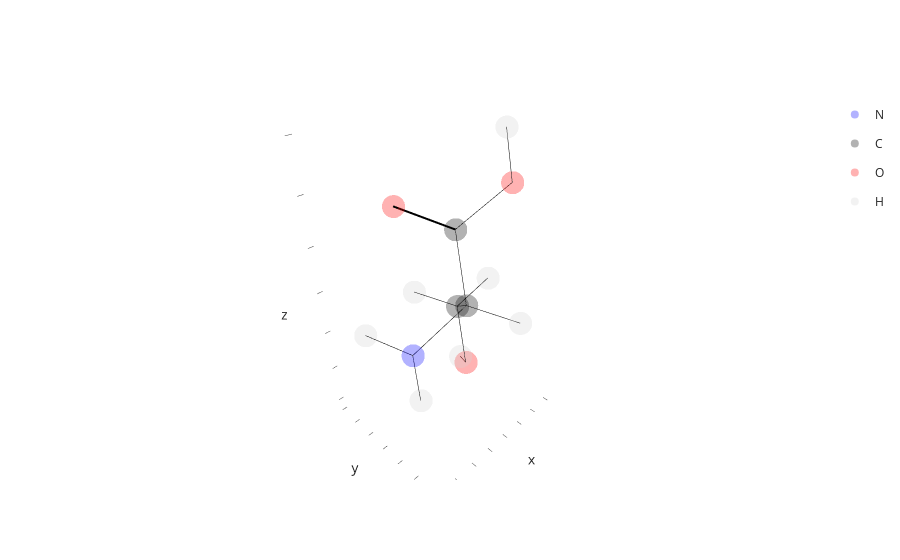

Notebook source saved alongside this figure:
### Markdown cell above
### Molecules

Molecules are the essential data unit in `biobuild`. Each Molecule houses atoms that form a molecular structure. We can generate Molecules from:
- a PDB or CIF file (e.g. "my_structure.pdb")
- a PDB ID (e.g. "GLC" - the PDB id for alpha-D-glucose)
- a trivial name (e.g. "triacetamide")
- a chemical formula (e.g. "C2H6O" - caution, may produce ambiguities!)
- SMILES and InChI/InChIKey

The `Molecule` class has classmethods for all of these named `from_pdb`, `from_compound` (for PDB ID, name etc.), `from_pubchem` and so forth. But there also exists the toplevel `molecule` function that will try to automatically figure out the user input and generate a molecule for you.

### Code cell
# make sure we have amino acids available
bb.load_amino_acids()

# get a serine
ser = bb.molecule("SER") # (using the PDB id)

# check what it looks like
ser.show()

### Figure 1 — Plotly figure (JSON) as saved in the notebook; plotly's stock layout.template omitted (floating-point values rounded to 4 significant figures)
{"data": [{"customdata": [["N", 1, 1, "SER", "A"]], "hovertemplate": "atom_element=N<br>x=%{x}<br>y=%{y}<br>z=%{z}<br>atom_id=%{customdata[0]}<br>atom_serial=%{customdata[1]}<br>residue_serial=%{customdata[2]}<br>residue_name=%{customdata[3]}<br>chain_id=%{customdata[4]}<extra></extra>", "legendgroup": "N", "marker": {"color": "blue", "opacity": 0.3, "symbol": "circle"}, "mode": "markers", "name": "N", "scene": "scene", "showlegend": true, "type": "scatter3d", "x": [1.525], "y": [0.493], "z": [-0.608]}, {"customdata": [["CA", 2, 1, "SER", "A"], ["C", 3, 1, "SER", "A"], ["CB", 5, 1, "SER", "A"]], "hovertemplate": "atom_element=C<br>x=%{x}<br>y=%{y}<br>z=%{z}<br>atom_id=%{customdata[0]}<br>atom_serial=%{customdata[1]}<br>residue_serial=%{customdata[2]}<br>residue_name=%{customdata[3]}<br>chain_id=%{customdata[4]}<extra></extra>", "legendgroup": "C", "marker": {"color": "black", "opacity": 0.3, "symbol": "circle"}, "mode": "markers", "name": "C", "scene": "scene", "showlegend": true, "type": "scatter3d", "x": [0.1, -0.053, -0.642], "y": [0.469, 0.004, -0.489], "z": [-0.252, 1.173, -1.184]}, {"customdata": [["O", 4, 1, "SER", "A"], ["OG", 6, 1, "SER", "A"], ["OXT", 7, 1, "SER", "A"]], "hovertemplate": "atom_element=O<br>x=%{x}<br>y=%{y}<br>z=%{z}<br>atom_id=%{customdata[0]}<br>atom_serial=%{customdata[1]}<br>residue_serial=%{customdata[2]}<br>residue_name=%{customdata[3]}<br>chain_id=%{customdata[4]}<extra></extra>", "legendgroup": "O", "marker": {"color": "red", "opacity": 0.3, "symbol": "circle"}, "mode": "markers", "name": "O", "scene": "scene", "showlegend": true, "type": "scatter3d", "x": [0.751, -0.496, -1.084], "y": [-0.76, -0.049, 0.44], "z": [1.649, -2.535, 1.913]}, {"customdata": [["H", 8, 1, "SER", "A"], ["H2", 9, 1, "SER", "A"], ["HA", 10, 1, "SER", "A"], ["HB2", 11, 1, "SER", "A"], ["HB3", 12, 1, "SER", "A"], ["HG", 13, 1, "SER", "A"], ["HXT", 14, 1, "SER", "A"]], "hovertemplate": "atom_element=H<br>x=%{x}<br>y=%{y}<br>z=%{z}<br>atom_id=%{customdata[0]}<br>atom_serial=%{customdata[1]}<br>residue_serial=%{customdata[2]}<br>residue_name=%{customdata[3]}<br>chain_id=%{customdata[4]}<extra></extra>", "legendgroup": "H", "marker": {"color": "lightgray", "opacity": 0.3, "symbol": "circle"}, "mode": "markers", "name": "H", "scene": "scene", "showlegend": true, "type": "scatter3d", "x": [1.867, 1.574, -0.316, -0.225, -1.699, -0.978, -1.183], "y": [-0.449, 0.707, 1.471, -1.491, -0.507, -0.679, 0.142], "z": [-0.499, -1.593, -0.354, -1.081, -0.92, -3.088, 2.828]}, {"hoverinfo": "skip", "line": {"color": "black", "width": 1}, "mode": "lines", "showlegend": false, "type": "scatter3d", "x": [1.525, 0.1], "y": [0.493, 0.469], "z": [-0.608, -0.252]}, {"hoverinfo": "skip", "line": {"color": "black", "width": 1}, "mode": "lines", "showlegend": false, "type": "scatter3d", "x": [1.525, 1.867], "y": [0.493, -0.449], "z": [-0.608, -0.499]}, {"hoverinfo": "skip", "line": {"color": "black", "width": 1}, "mode": "lines", "showlegend": false, "type": "scatter3d", "x": [1.525, 1.574], "y": [0.493, 0.707], "z": [-0.608, -1.593]}, {"hoverinfo": "skip", "line": {"color": "black", "width": 1}, "mode": "lines", "showlegend": false, "type": "scatter3d", "x": [0.1, -0.053], "y": [0.469, 0.004], "z": [-0.252, 1.173]}, {"hoverinfo": "skip", "line": {"color": "black", "width": 1}, "mode": "lines", "showlegend": false, "type": "scatter3d", "x": [0.1, -0.642], "y": [0.469, -0.489], "z": [-0.252, -1.184]}, {"hoverinfo": "skip", "line": {"color": "black", "width": 1}, "mode": "lines", "showlegend": false, "type": "scatter3d", "x": [0.1, -0.316], "y": [0.469, 1.471], "z": [-0.252, -0.354]}, {"hoverinfo": "skip", "line": {"color": "black", "width": 4}, "mode": "lines", "showlegend": false, "type": "scatter3d", "x": [-0.053, 0.751], "y": [0.004, -0.76], "z": [1.173, 1.649]}, {"hoverinfo": "skip", "line": {"color": "black", "width": 1}, "mode": "lines", "showlegend": false, "type": "scatter3d", "x": [-0.053, -1.084], "y": [0.004, 0.44], "z": [1.173, 1.913]}, {"hoverinfo": "skip", "line": {"color": "black", "width": 1}, "mode": "lines", "showlegend": false, "type": "scatter3d", "x": [-0.642, -0.496], "y": [-0.489, -0.049], "z": [-1.184, -2.535]}, {"hoverinfo": "skip", "line": {"color": "black", "width": 1}, "mode": "lines", "showlegend": false, "type": "scatter3d", "x": [-0.642, -0.225], "y": [-0.489, -1.491], "z": [-1.184, -1.081]}, {"hoverinfo": "skip", "line": {"color": "black", "width": 1}, "mode": "lines", "showlegend": false, "type": "scatter3d", "x": [-0.642, -1.699], "y": [-0.489, -0.507], "z": [-1.184, -0.92]}, {"hoverinfo": "skip", "line": {"color": "black", "width": 1}, "mode": "lines", "showlegend": false, "type": "scatter3d", "x": [-0.496, -0.978], "y": [-0.049, -0.679], "z": [-2.535, -3.088]}, {"hoverinfo": "skip", "line": {"color": "black", "width": 1}, "mode": "lines", "showlegend": false, "type": "scatter3d", "x": [-1.084, -1.183], "y": [0.44, 0.142], "z": [1.913, 2.828]}], "layout": {"scene": {"xaxis": {"showgrid": false, "showline": false, "showticklabels": false}, "yaxis": {"showgrid": false, "showline": false, "showticklabels": false}, "zaxis": {"showgrid": false, "showline": false, "showticklabels": false}}}}
